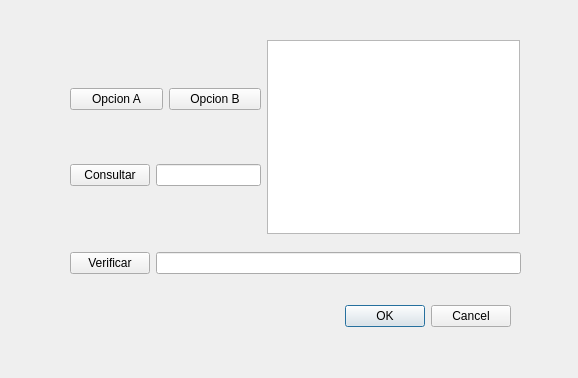
<?xml version="1.0" encoding="UTF-8"?>
<ui version="4.0">
 <class>DInicio</class>
 <widget class="QDialog" name="DInicio">
  <property name="geometry">
   <rect>
    <x>0</x>
    <y>0</y>
    <width>578</width>
    <height>378</height>
   </rect>
  </property>
  <property name="windowTitle">
   <string>Dialog</string>
  </property>
  <widget class="QDialogButtonBox" name="buttonBox">
   <property name="geometry">
    <rect>
     <x>70</x>
     <y>300</y>
     <width>441</width>
     <height>32</height>
    </rect>
   </property>
   <property name="orientation">
    <enum>Qt::Horizontal</enum>
   </property>
   <property name="standardButtons">
    <set>QDialogButtonBox::Cancel|QDialogButtonBox::Ok</set>
   </property>
  </widget>
  <widget class="QWidget" name="">
   <property name="geometry">
    <rect>
     <x>70</x>
     <y>40</y>
     <width>450</width>
     <height>194</height>
    </rect>
   </property>
   <layout class="QHBoxLayout" name="horizontalLayout_3">
    <item>
     <layout class="QHBoxLayout" name="horizontalLayout"/>
    </item>
    <item>
     <layout class="QVBoxLayout" name="verticalLayout">
      <item>
       <layout class="QHBoxLayout" name="horizontalLayout_2">
        <item>
         <widget class="QPushButton" name="bOpcionA">
          <property name="text">
           <string>Opcion A</string>
          </property>
         </widget>
        </item>
        <item>
         <widget class="QPushButton" name="bOpcionB">
          <property name="text">
           <string>Opcion B</string>
          </property>
         </widget>
        </item>
       </layout>
      </item>
      <item>
       <layout class="QHBoxLayout" name="horizontalLayout_4">
        <item>
         <widget class="QPushButton" name="bConsultar">
          <property name="text">
           <string>Consultar</string>
          </property>
         </widget>
        </item>
        <item>
         <widget class="QLineEdit" name="leConsultar"/>
        </item>
       </layout>
      </item>
     </layout>
    </item>
    <item>
     <widget class="QTextEdit" name="pteTextoResultado">
      <property name="html">
       <string>&lt;!DOCTYPE HTML PUBLIC &quot;-//W3C//DTD HTML 4.0//EN&quot; &quot;http://www.w3.org/TR/REC-html40/strict.dtd&quot;&gt;
&lt;html&gt;&lt;head&gt;&lt;meta name=&quot;qrichtext&quot; content=&quot;1&quot; /&gt;&lt;style type=&quot;text/css&quot;&gt;
p, li { white-space: pre-wrap; }
&lt;/style&gt;&lt;/head&gt;&lt;body style=&quot; font-family:'Ubuntu'; font-size:11pt; font-weight:400; font-style:normal;&quot;&gt;
&lt;p style=&quot;-qt-paragraph-type:empty; margin-top:0px; margin-bottom:0px; margin-left:0px; margin-right:0px; -qt-block-indent:0; text-indent:0px;&quot;&gt;&lt;br /&gt;&lt;/p&gt;&lt;/body&gt;&lt;/html&gt;</string>
      </property>
     </widget>
    </item>
   </layout>
  </widget>
  <widget class="QWidget" name="">
   <property name="geometry">
    <rect>
     <x>70</x>
     <y>250</y>
     <width>451</width>
     <height>27</height>
    </rect>
   </property>
   <layout class="QHBoxLayout" name="horizontalLayout_5">
    <item>
     <widget class="QPushButton" name="bVerificar">
      <property name="text">
       <string>Verificar</string>
      </property>
     </widget>
    </item>
    <item>
     <widget class="QLineEdit" name="leVerificar"/>
    </item>
   </layout>
  </widget>
 </widget>
 <resources/>
 <connections>
  <connection>
   <sender>buttonBox</sender>
   <signal>accepted()</signal>
   <receiver>DInicio</receiver>
   <slot>accept()</slot>
   <hints>
    <hint type="sourcelabel">
     <x>248</x>
     <y>254</y>
    </hint>
    <hint type="destinationlabel">
     <x>157</x>
     <y>274</y>
    </hint>
   </hints>
  </connection>
  <connection>
   <sender>buttonBox</sender>
   <signal>rejected()</signal>
   <receiver>DInicio</receiver>
   <slot>reject()</slot>
   <hints>
    <hint type="sourcelabel">
     <x>316</x>
     <y>260</y>
    </hint>
    <hint type="destinationlabel">
     <x>286</x>
     <y>274</y>
    </hint>
   </hints>
  </connection>
 </connections>
</ui>
